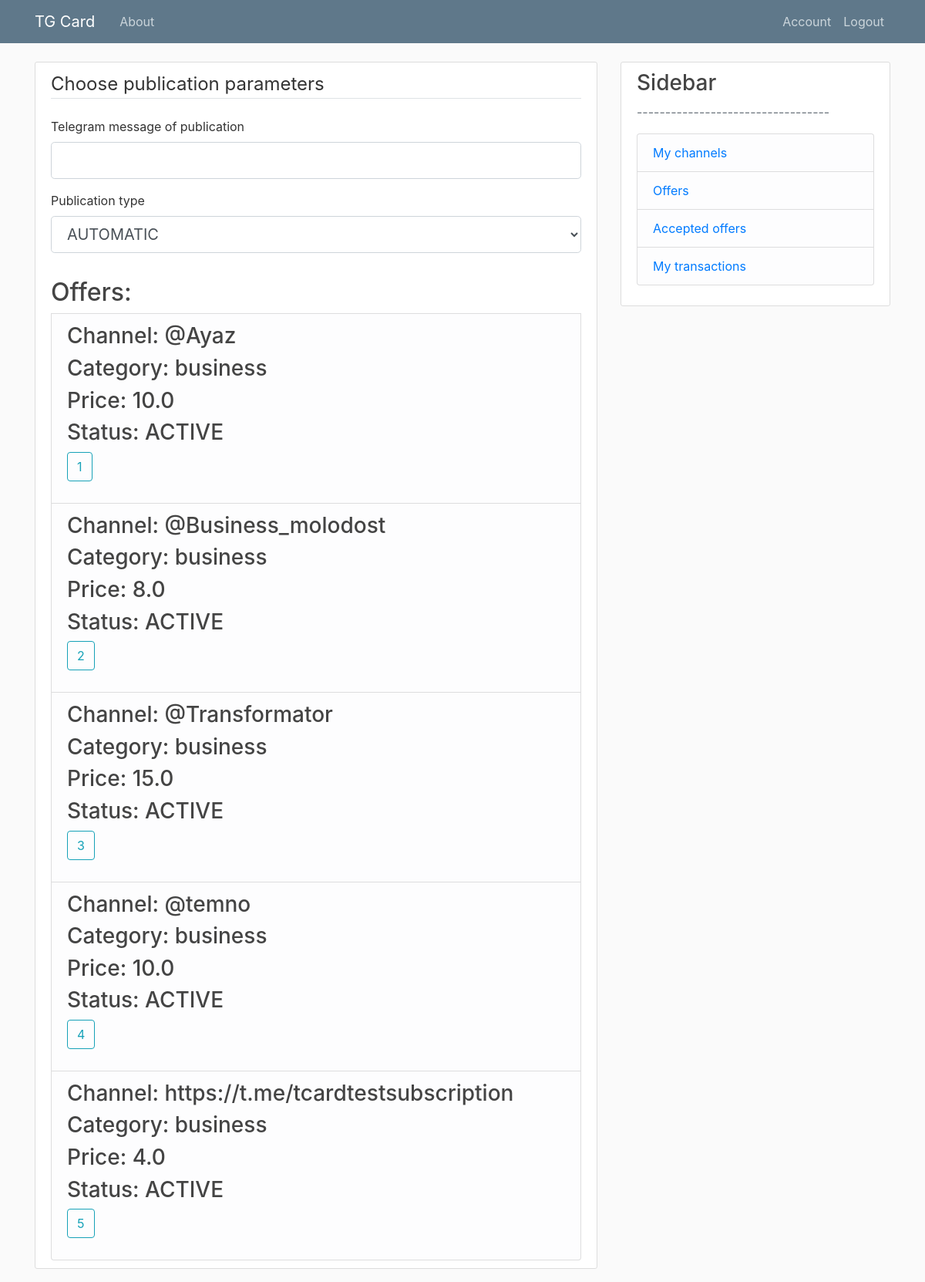
/offerList (signed in), run on an earlier commit of the app's database.
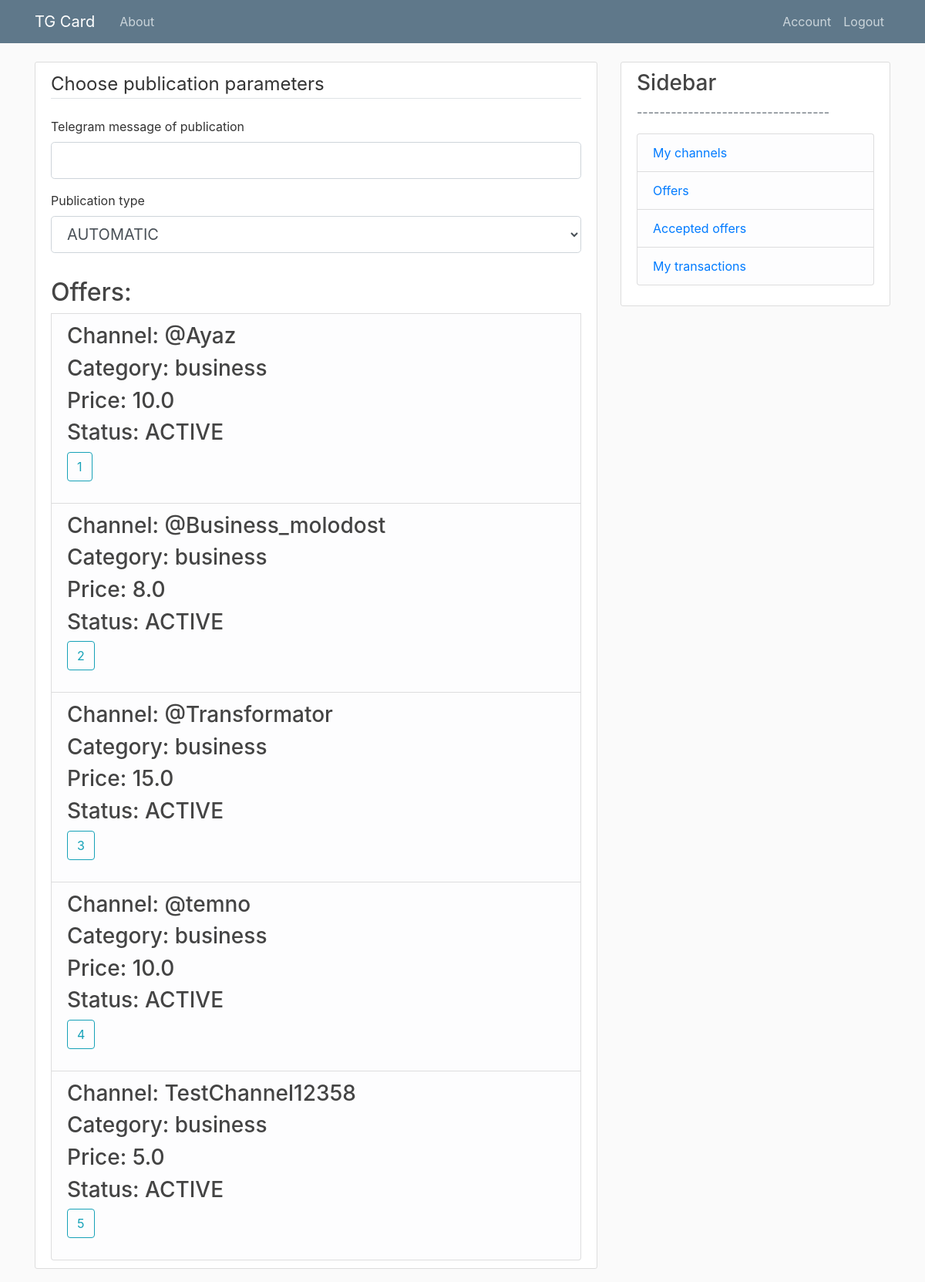
And on a later commit of the database.
### models.py (models this page shows, shortened)
class Offer(db.Model):
    id = db.Column(db.Integer, primary_key=True)
    tgLink = db.Column(db.String, index=True, unique=True, nullable=False)
    offerType = db.Column(db.String, index=True, nullable=False) # click \ subscribe
    price = db.Column(db.Float, index=True, nullable=False)
    status = db.Column(db.Integer, index=True, nullable=False) # active \ inactive
    advertId = db.Column(db.Integer, db.ForeignKey('user.id'), nullable=False)
    tasks = db.relationship('Task', backref='offer', lazy=True)
    categoryListAdv = db.relationship('CategoryListAdv', backref='offer', lazy=True)

class Category(db.Model):
    id = db.Column(db.Integer, primary_key=True)
    title = db.Column(db.String, index=True, unique=True, nullable=False)
    categoryListAdv = db.relationship('CategoryListAdv', backref='category', lazy=True)
    categoryListAff = db.relationship('CategoryListAff', backref='category', lazy=True)

### routes.py (the view, shortened to what this page needs)
@app.route("/offerList", methods=['GET', 'POST'])
@affiliate_access_level()
@login_required
def offerList():
    offers = list()
    if current_user.channels:
        categories = CategoryListAdv.query.join(CategoryListAff, CategoryListAff.categoryId == CategoryListAdv.categoryId).filter(CategoryListAff.id == current_user.channels[0].categoryListAff[0].id).all()
        offersAll = Offer.query.filter_by(status='ACTIVE').all()
        for offer in offersAll:
            if offer.categoryListAdv[0].categoryId == categories[0].categoryId:
                offers.append(offer)
    form = CreateOfferListForm()
    return render_template('offerList.html', title='OfferList', form=form, offers=offers)

### forms.py
class CreateOfferListForm(FlaskForm):
    previevText = StringField('Telegram message of publication', validators=[DataRequired()])
    taskType = SelectField('Publication type',
                        choices=[('AUTOMATIC','AUTOMATIC'), ('MANUAL','MANUAL')])
    submit = SubmitField('choose offer')

### models.py (called while the page is built)
@login_manager.user_loader
def load_user(user_id):
    return User.query.get(int(user_id))

### routes.py (called while the page is built)
def affiliate_access_level():
    def decorator(f):
        @wraps(f)
        def decorated_function(*args, **kwargs):
            if current_user.role != 'AFFILIATE':
                return redirect(url_for('access_error_page'))
            return f(*args, **kwargs)
        return decorated_function
    return decorator

### templates/offerList.html (shortened to what this page needs)
{% extends "layout.html" %}
{% block content %}
    <div class="content-section">
    <form method="POST" action="{{ url_for('offerList') }}">
        <fieldset class="form-group">
            <legend class="border-bottom mb-4">Choose publication parameters</legend>
            <div class="form-group">
                {{ form.previevText.label(class="form-control-label") }}
                {% if form.previevText.errors %}
                    {{ form.previevText(class="form-control form-control-lg is-invalid") }}
                    <div class="invalid-feedback">
                        {% for error in form.previevText.errors %}
                            <span>{{ error }}</span>
                        {% endfor %}
                    </div>
                {% else %}
                    {{ form.previevText(class="form-control form-control-lg") }}
                {% endif %}
            </div>
            <div class="form-group">
                {{ form.taskType.label(class="form-control-label") }}
                {% if form.taskType.errors %}
                    {{ form.taskType(class="form-control form-control-lg is-invalid") }}
                    <div class="invalid-feedback">
                        {% for error in form.taskType.errors %}
                            <span>{{ error }}</span>
                        {% endfor %}
                    </div>
                {% else %}
                    {{ form.taskType(class="form-control form-control-lg") }}
                {% endif %}
            </div>
        </fieldset>
    <h2>Offers: </h2>
    {% for offer in offers %}
    <li class="list-group-item list-group-item-light">
    <table>
        <tr>
                <ul class="list-group">
                    <h3>Channel: {{offer.tgLink}} </h3>
                    <h3>Category: {{offer.categoryListAdv[0].category.title}}</h3>
                    <h3>Price: {{offer.price}}</h3>
                    <h3>Status: {{offer.status}}</h3>
    	            <div class="form-group">
         	       <input class="btn btn-outline-info" id="submit" name="submit" type="submit" value="{{ offer.id }}">
    	            </div>
                </ul>
        </tr>
    </table>
    </li>
    {% endfor %}
    </div>
{% endblock content %}

### templates/layout.html (shortened to what this page needs)
<!DOCTYPE html>
<html>
<head>
    <link rel="stylesheet" href="https://maxcdn.bootstrapcdn.com/bootstrap/4.0.0/css/bootstrap.min.css">
    <link rel="stylesheet" type="text/css" href="{{ url_for('static', filename='main.css') }}">
</head>
<body>
    <header class="site-header">
      <nav class="navbar navbar-expand-md navbar-dark bg-steel fixed-top">
        <div class="container">
          <a class="navbar-brand mr-4" href="/">TG Card</a>
          <div class="collapse navbar-collapse" id="navbarToggle">
            <div class="navbar-nav mr-auto">
              <a class="nav-item nav-link" href="{{ url_for('about') }}">About</a>
            </div>
            <div class="navbar-nav">
              {% if current_user.is_authenticated %}
                <a class="nav-item nav-link" href="{{ url_for('account') }}">Account</a>
                <a class="nav-item nav-link" href="{{ url_for('logout') }}">Logout</a>
              {% else %}
                <a class="nav-item nav-link" href="{{ url_for('login') }}">Login</a>
                <a class="nav-item nav-link" href="{{ url_for('register') }}">Register</a>
              {% endif %}
            </div>
          </div>
        </div>
      </nav>
    </header>
    <main role="main" class="container">
      <div class="row">
        <div class="col-md-8">
          {% block content %}{% endblock %}
        </div>
        {% if current_user.is_authenticated %}
        <div class="col-md-4">
          <div class="content-section">
            <h3>Sidebar</h3>
            <p class='text-muted'>----------------------------------
              <ul class="list-group">
                {% if current_user.role == 'AFFILIATE' %}
                <li class="list-group-item list-group-item-light">
                    <a href="/channel">My channels</a>
                </li>
                <li class="list-group-item list-group-item-light">
                    <a href="/offerList">Offers</a></li>
                <li class="list-group-item list-group-item-light">
                    <a href="/currentUserTasks">Accepted offers</a>
                </li>
                {% endif %}
                <li class="list-group-item list-group-item-light"><a href="/transactions">My transactions</a></li>
              </ul>
            </p>
          </div>
        </div>
        {% endif %}
      </div>
    </main>
</body>
</html>

### static/main.css (style rules this page uses)
body { background: #fafafa; color: #333333; margin-top: 5rem; }
h1, h2, h3, h4, h5, h6 { color: #444444; }
.bg-steel { background-color: #5f788a; }
.site-header .navbar-nav .nav-link { color: #cbd5db; }
.content-section { background: #ffffff; padding: 10px 20px; border: 1px solid #dddddd; border-radius: 3px; margin-bottom: 20px; }

What changed in the data, as far as the page shows it:
changed Offer id 5: tgLink "https://t.me/tcardtestsubscription" → "TestChannel12358"; price "4.0" → "5.0"
